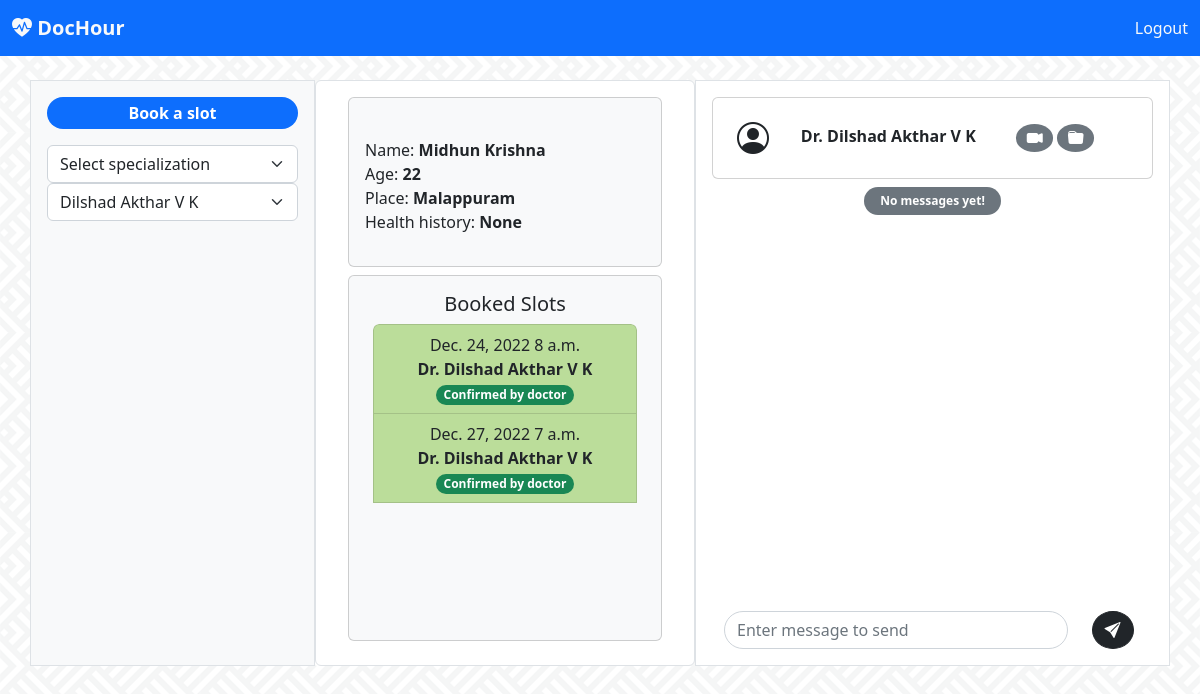
Page /client/client_home_chat/2 (signed in) on the earlier database version.
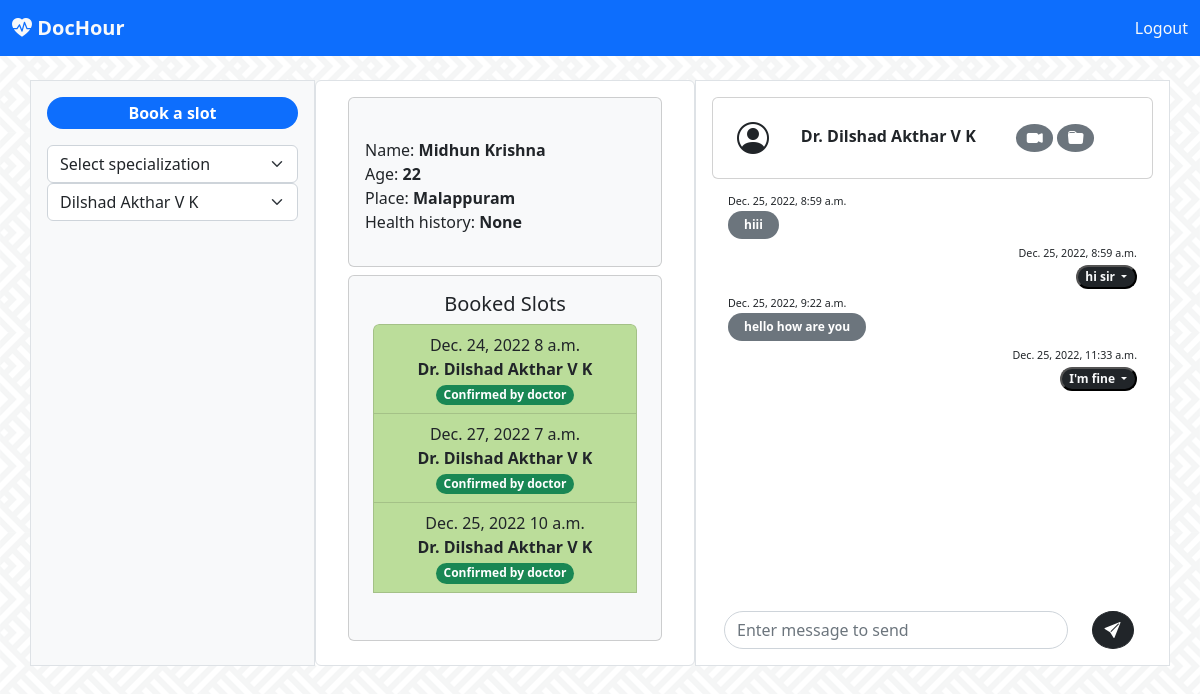
Same page on the later database version.
### doctor/models.py (models this page shows, shortened)
class Doctor(models.Model):
    user = models.OneToOneField(User, on_delete=models.CASCADE)
    hospital = models.CharField(max_length=120)
    location = models.CharField(max_length=100)
    specialization = models.ForeignKey(Specialization, on_delete=models.CASCADE)

class Schedule(models.Model):
    doc = models.ForeignKey(Doctor, on_delete=models.CASCADE)
    date = models.DateField()
    start_time = models.TimeField()
    taken = models.ForeignKey(Client, related_name='taken', on_delete=models.CASCADE, null=True, blank=True)
    confirmed = models.BooleanField(default=False)
    cancelled = models.ForeignKey(Client, related_name='cancelled', on_delete=models.CASCADE, null=True, blank=True)

class Message(models.Model):
    datetime = models.DateTimeField(auto_now=True)
    sender = models.ForeignKey(User, on_delete=models.CASCADE, related_name='sender')
    reciever = models.ForeignKey(User, on_delete=models.CASCADE, related_name='reciever')
    message = models.CharField(max_length=250)

### client/models.py (models this page shows, shortened)
class Client(models.Model):
    user = models.OneToOneField(User, on_delete=models.CASCADE)
    place = models.CharField(max_length=100)
    age = models.IntegerField()
    health_history = models.CharField(max_length=250)

### client/views.py (the view)
# urls.py: url(r'^client_home_chat/(?P<doc>\d+)$', views.client_home_chat, name='client_home_chat'),
def client_home_chat(request, doc):
    client = Client.objects.get(user=request.user)
    today = Schedule.objects.filter(taken=client, date = dt.today())
    booked = Schedule.objects.filter(taken=client)
    cancelled = Schedule.objects.filter(cancelled=client)
    spec = Specialization.objects.all()
    doctor = Doctor.objects.get(id=doc)
    msgs_recieved = Message.objects.filter(sender=request.user.id, reciever=doctor.user.id)
    msgs_send = Message.objects.filter(reciever=request.user.id, sender=doctor.user.id)
    msgs = sorted(chain(msgs_send, msgs_recieved), key=attrgetter('datetime'))
    return render(request,'client/client-home.html', context={'client': client, 'booked':booked,'cancelled':cancelled, 'spec':spec, 'today': today, 'doctor':doctor, 'msgs': msgs})

### templates/client/client-home.html (shortened to what this page needs)
<!doctype html>
<html lang="en">
  <head>
    <link rel="stylesheet" href="https://cdn.jsdelivr.net/npm/bootstrap-icons@1.10.2/font/bootstrap-icons.css">
    <link href="https://cdn.jsdelivr.net/npm/bootstrap@5.2.3/dist/css/bootstrap.min.css" rel="stylesheet">
  </head>
  <body style="background-image: url('../../../static/images/bg.webp');background-repeat: repeat; background-position: center; ">
    <nav class="navbar navbar-expand-lg fixed-top bg-primary">
        <div class="container-fluid">
          <div class="collapse navbar-collapse" id="navbarTogglerDemo01">
            <a class="navbar-brand" href="#"><b class="bi bi-heart-pulse-fill text-light">
                DocHour</b></a>
            <div>
                    <a class="nav-link active text-light" aria-current="page" href="{% url 'doctor:user_logout' %}">Logout</a>
            </div>
          </div>
        </div>
      </nav>
      <nav class="navbar bg-light">
        <div class="container-fluid">
          <a class="navbar-brand" href="#">
            <b class="bi bi-heart-pulse-fill text-danger">
            DocHour</b>
          </a>
        </div>
      </nav>
      <br>
      <div class="container">
      <div class="row">
        <div class="col-sm-3 mx-auto p-3 border bg-light">
          <p class="bg-primary rounded-pill text-white text-center p-1"><b>Book a slot</b></p>
          <form action="{% url 'client:client_home_spec' %}" method="post">
          <select class="form-select" aria-label="Default select example" onchange="this.form.submit()" name="spec">
            <option selected>{% if spec_sel %}{{spec_sel}}{% else %} Select specialization {% endif %}</option>
          </select>
        </form>
        <form action="{% url 'client:client_home_doc' %}" method="post">
          <select class="form-select" aria-label="Default select example"  onchange="this.form.submit()" name="doc">
            <option selected>{% if doctor %}{{doctor.user.first_name}} {{doctor.user.last_name}}{% else %} Select doctor {% endif %}</option>
          </select>
        </form>
        <br>
        <ul class="list-group text-start"  style="overflow-y: scroll; height:400px">
          <br>
        </ul>
        </div>
        <div class="col-sm-4  border mx-auto px-4 py-2 text-center rounded bg-white" >
          <div class="card m-2 bg-light">
            <br>
          <p class="text-start p-3">
          Name: <b>{{client.user.first_name}} {{client.user.last_name}}</b><br>
          Age: <b> {{client.age}} </b><br>
          Place: <b>{{client.place}} </b><br>
          Health history: <b>{{client.health_history}}</b></p>
          </div>
          <div class="card m-2 px-2 bg-light">
              <div class="card-body">
                <h5 class="card-title">Booked Slots</h5>
                <ul class="list-group text-start"  style="overflow-y: scroll; height:300px">
                  {% for slot in booked %}
                  {% if slot.confirmed %}<li class="list-group-item text-center" style="background-color: rgb(187, 221, 154);">{{slot.date}} {{slot.start_time}} <br> <b>Dr. {{slot.doc.user.first_name}} {{slot.doc.user.last_name}}</b> <br>
                    {% if slot in today%}
                    <!-- <script>
                      function refresh() {
                        $.ajax({
                          url:"{% url 'client:client_home_chat' slot.doc.id %}",
                          success: function(data) {$ ('#msgbox').replaceWith($('#msgbox', data));}
                        });};
                        var seconds =3;
                        setInterval(refresh(), seconds*1000)
                    </script>  -->
                    <a href="{% url 'client:client_home_chat' slot.doc.id %}"><span class="badge rounded-pill bg-success"> Start chat </span></a> {% else %}
                    <span class="badge rounded-pill bg-success"> Confirmed by doctor </span>{% endif %}</li>
                  {% else %}<li class="list-group-item text-center"  style="background-color: rgb(228, 233, 182);">{{slot.date}} {{slot.start_time}} <br> <b> Dr. {{slot.doc.user.first_name}} {{slot.doc.user.last_name}}</b> <br> <span class="badge rounded-pill bg-warning text-dark">waiting for confirmation</span></li>
                  {% endif %}
                  {% endfor %}
                  <br>
                </ul>
              </div>
            </div>
      </div>
        <div class="col-sm-5 mx-auto p-3 border bg-white">
            <div class="card mb-2">
                <div class="row  p-3">
                <div class="col-sm-2 text-center my-auto">
                    <i class="bi bi-person-circle fs-2"></i>
                </div>
                <div class="col-sm-9 my-auto">
                  <div class="row">
                    <div class="col-8">
                      <b>Dr. {{doctor.user.first_name}} {{doctor.user.last_name}}</b>
                    </div>
                    <div class="col-4 my-auto">
                      <span class="badge text-bg-secondary rounded-circle fs-6"> <i class="bi bi-camera-video-fill"></i></span>
                      <span class="badge text-bg-secondary rounded-circle fs-6"> <i class="bi bi-folder-fill"></i> </span>
                    </div>
                  </div>
                </div>
                </div>
            </div>
        <div class="px-3" style="overflow-y: scroll; height:400px" id="msgbox">
          {% for m in msgs %}
          {% if not m.sender.is_staff %}
          <div class="dropdown text-end">
            <small><small><small>{{m.datetime}}</small></small></small><br>
            <button class="dropdown-toggle bg-dark text-light badge rounded-pill" type="button" data-bs-toggle="dropdown" aria-expanded="false">
              {{m.message}}
            </button>
          </div>
            {% else %}
            <div class=""><small><small><small>{{m.datetime}}</small></small></small><br><span class="badge text-bg-secondary  rounded-pill px-3 py-2">{{m.message}}</span></div>
            {% endif %}
          {% empty %}
          <p class="text-center"><span class="badge rounded-pill text-bg-secondary px-3 py-2">{% if client %} No messages yet! {% else %} Select a client to start chat. {% endif %}</span></p>
          {% endfor %}
        </div>
        <div class="row mt-4 mx-auto">
          <div class="col-10">
            <form action="{% url 'client:client_home_send' %}" method="post">
              <input class="form-control rounded-pill" name="message" type="text" placeholder="Enter message to send" aria-label="Enter message to send" onformchange="this.form.submit()">
          </div>
          <div class="col-2">
              <button type="submit" class="rounded-circle btn btn-dark mr-0"><i class="bi bi-send-fill"></i></button>
          </div>
        </div>
        </div>
      </div>
      </div>
  </body>
</html>

Differences in the rows shown:
added Schedule: date "Dec. 25, 2022", start_time "10 a.m.", doc.user.first_name "Dilshad", doc.user.last_name "Akthar V K"
added Message: datetime "Dec. 25, 2022, 8:59 a.m.", message "hiii"
added Message: datetime "Dec. 25, 2022, 8:59 a.m.", message "hi sir"
added Message: datetime "Dec. 25, 2022, 9:22 a.m.", message "hello how are you"
added Message: datetime "Dec. 25, 2022, 11:33 a.m.", message "I'm fine"
Other differences:
text no longer shown: "No messages yet!"
